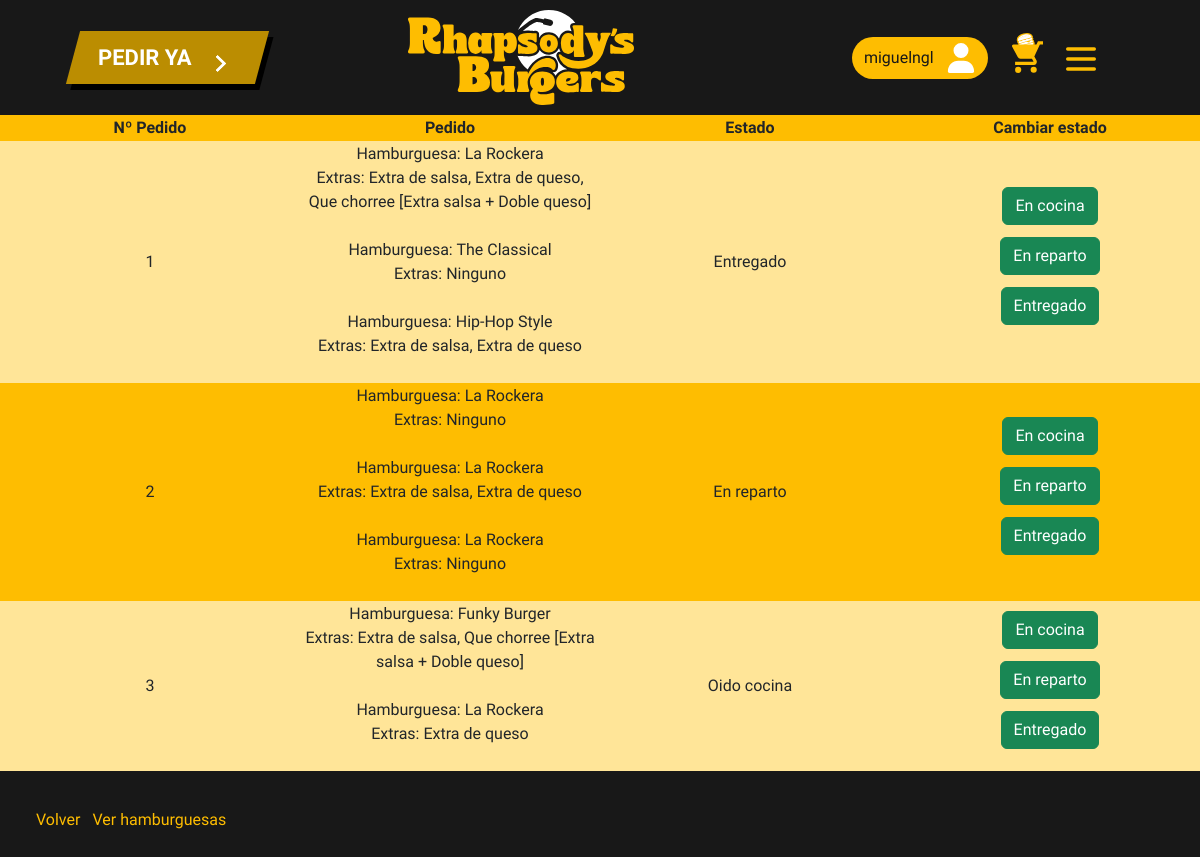
Before: /cocina.php (signed in) with the older database file.
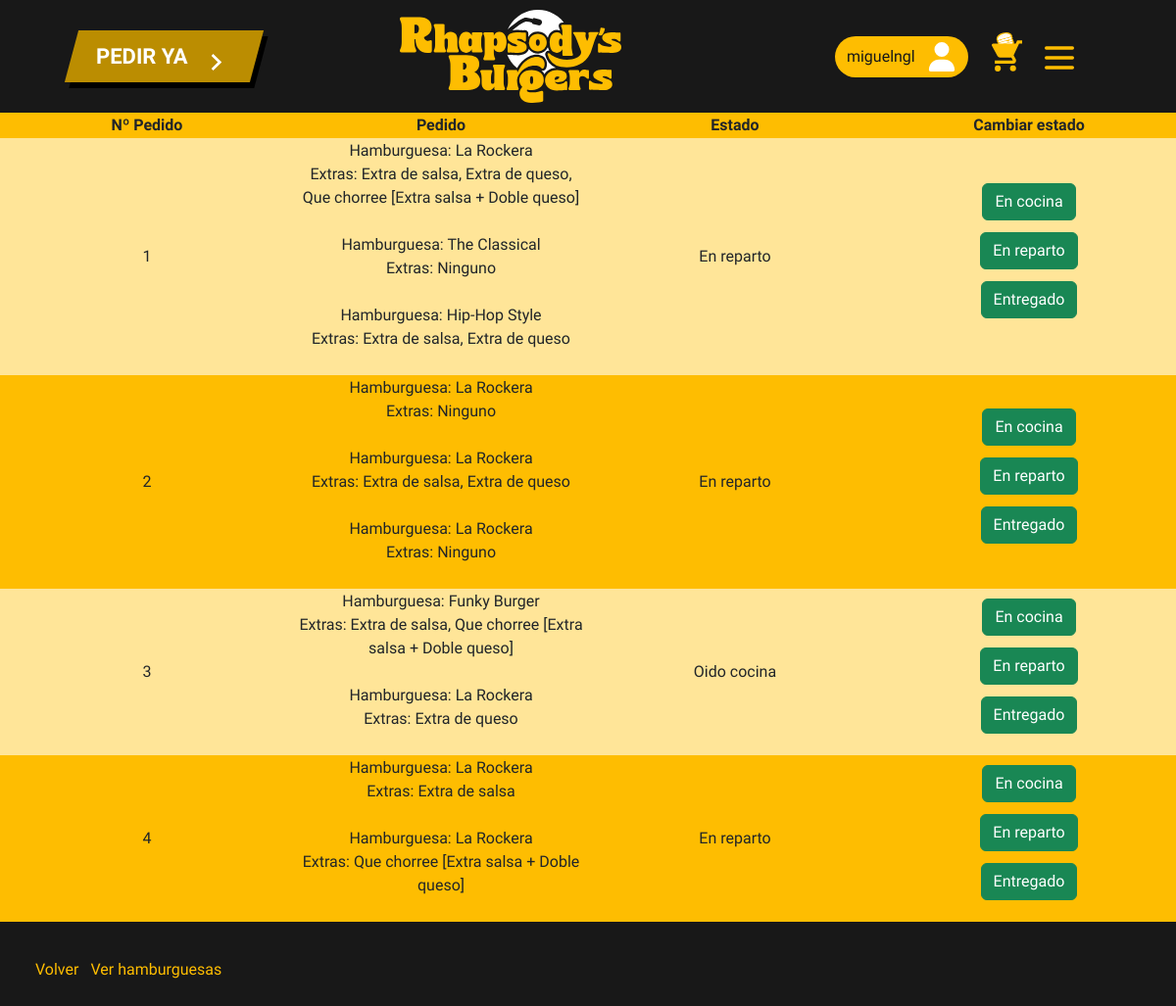
After: the same page with the newer database file.
### tables this page shows
CREATE TABLE `pedidos` (
  `ID_Pedido` int(11) NOT NULL,
  `ID_Usuario` int(11) NOT NULL,
  `Nombre_Cliente` varchar(255) NOT NULL,
  `Pedido` varchar(512) NOT NULL,
  `Direccion` varchar(255) NOT NULL,
  `Estado` int(11) NOT NULL DEFAULT 0,
  `ID_Repartidor` int(11) DEFAULT NULL
);

### cocina.php (the view, shortened to what this page needs)
<!DOCTYPE html>
<html lang="en">
<head>
    <link rel="stylesheet" href="css/normalize.css">
    <link href="https://cdn.jsdelivr.net/npm/bootstrap@5.3.2/dist/css/bootstrap.min.css" rel="stylesheet">
    <link rel="stylesheet" href="css/gestiones.css">
    <link rel="stylesheet" href="css/header.css">
    <link rel="stylesheet" href="css/footer.css">
</head>
<body>
<?php
include './php/conexion.php';
include './php/header.php';
if(isset($_SESSION["Usu"])){
    $idUsu = $_SESSION["Usu"];
    $consulta1 = "SELECT * FROM `Usuario` WHERE `Apodo` =  ?";
    $stmt = $conexion->prepare($consulta1);
    $stmt->bind_param("s", $idUsu);
    $stmt->execute();
    $result = $stmt->get_result();
    if($result->num_rows > 0){
        $array = $result->fetch_assoc();
        if($array["Tipo_usuario"] == 1 || $array["Tipo_usuario"] == 2){
            $consulta2 = "SELECT * FROM `Pedidos`";
            $stmt2 = $conexion->prepare($consulta2);
            $stmt2->execute();
            $result2 = $stmt2->get_result();
            if($result2->num_rows > 0){
                echo "<table>";
                echo "<tr><th>Nº Pedido</th><th>Pedido</th><th>Estado</th><th>Cambiar estado</th></tr>";
                foreach ($result2 as $pedido) {
                    echo "<tr>";
                    echo "<td>" . $pedido['ID_Pedido'] . "</td>";
                    echo "<td>";
                        $burgers = explode("}, ", $pedido['Pedido']);
                        if (end($burgers) !== "") {
                            $burgers[count($burgers) - 1] .= "}";
                        }
                        foreach ($burgers as $burger) {
                            $parts = explode(" - {EXTRAS: ", $burger);
                            if (count($parts) == 2) {
                                $name = $parts[0];
                                $extras = rtrim($parts[1], '}');
                            } else {
                                $name = $burger;
                                $extras = '';
                            }
                            echo "Hamburguesa: " . $name . "<br>";
                            if (!empty($extras)) {
                                echo "Extras: " . $extras . "<br><br>";
                            } else {
                                echo "Extras: Ninguno<br><br>";
                            }
                        }
                    echo "</td>";
                    if($pedido['Estado'] == 0){
                        echo "<td>Oido cocina</td>";
                    }elseif($pedido['Estado'] == 1){
                        echo "<td>En reparto</td>";
                    }else{
                        echo "<td>Entregado</td>";
                    };
                    echo "<td class='estado'>
                    <form action='php/cambiarPedido.php' method='post' enctype='multipart/form-data'>
                        <input type='number' id='id' name='id' class='d-none' value='".$pedido['ID_Pedido']."'>
                        <input type='hidden' name='estado' value='0'>
                        <input type='submit' id='enviar_admin' class='btn btn-success' value='En cocina'>
                    </form>
                    <form action='php/cambiarPedido.php' method='post' enctype='multipart/form-data'>
                        <input type='number' id='id' name='id' class='d-none' value='".$pedido['ID_Pedido']."'>
                        <input type='hidden' name='estado' value='1'>
                        <input type='submit' id='enviar_cocinero' class='btn btn-success' value='En reparto'>
                    </form>
                    <form action='php/cambiarPedido.php' method='post' enctype='multipart/form-data'>
                        <input type='number' id='id' name='id' class='d-none' value='".$pedido['ID_Pedido']."'>
                        <input type='hidden' name='estado' value='2'>
                        <input type='submit' id='enviar_cocinero' class='btn btn-success' value='Entregado'>
                    </form>
                    </td>";
                    echo "</tr>";
                }
                echo "</table>";
                echo '<nav class="submenu"><a href="miperfil.php">Volver</a>';
                echo '<a href="gestionarBurgers.php">Ver hamburguesas</a></nav>';
            }
        }else{
            echo("<h4>ERROR 404 NOT FOUND</h4>");
        }
    }else{
        echo("<h4>ERROR 404 NOT FOUND</h4>");
    }
    }else{
        echo("<h4>ERROR 404 NOT FOUND</h4>");
    }
?>
</body>
</html>

### php/header.php (shortened to what this page needs)
<header>
        <div class="pedir-ya">
            <a class="cta" href="carta.php">
              <span>PEDIR YA</span>
              <span>
              </span>
            </a>
        </div>
        <div id="titulo">
            <a href="index.php">
                <img src="img/Logo Rhapsody Secundario.svg" alt="">
            </a>
        </div>
        <div class="menus">
            <?php
                 if(isset($_SESSION['Usu'])){
                    echo '
                    <div id="buttons-header-case">
                        <button id="userButton">
                            <a href="miperfil.php" id="">
                            '. $_SESSION['Usu'] .'
                                <svg xmlns="http://www.w3.org/2000/svg" viewBox="0 0 448 512" fill="#FFFFFF" width="30px" height="30px">
                                    <path d="M224 256A128 128 0 1 0 224 0a128 128 0 1 0 0 256zm-45.7 48C79.8 304 0 383.8 0 482.3C0 498.7 13.3 512 29.7 512H418.3c16.4 0 29.7-13.3 29.7-29.7C448 383.8 368.2 304 269.7 304H178.3z"/>
                                </svg>
                            </a>
                        </button>
                        <img src="img/cart_burger.svg" alt="" id="icon-cart">
                        <button class="header-boton" id="header-boton-abrir">
                            <svg width="40px" height="40px" viewBox="0 0 24 24" xmlns="http://www.w3.org/2000/svg">
                                <path d="M4 18L20 18" stroke="#FEBD01" stroke-width="2" stroke-linecap="round" fill="red"/>
                                <path d="M4 12L20 12" stroke="#FEBD01" stroke-width="2" stroke-linecap="round" fill="red"/>
                                <path d="M4 6L20 6" stroke="#FEBD01" stroke-width="2" stroke-linecap="round" fill="red"/>
                            </svg>
                        </button>
                    </div>
                    ';
                }
            ?>
        </div>
    </header>

### css/gestiones.css (style rules this page uses)
:root { --principal: #181818; --secundario:#FEBD01; --tercer: #fff8ec; --cuarto:#bb8d01; --quinto: #BF9D73; --letra2: #000000; --letra3: #d8dddb; --kanit: 'Kanit', sans-serif; --karla: 'Karla', sans-serif; --oswald: 'Oswald', sans-serif; }
table { text-align: center; width: 100vw; }
tr th { font-family: var(--oswald); }
tr th:first-child { text-align: center; }
tr td:first-child { text-align: center; }
tr:nth-child(odd) { background-color: var(--secundario); }
tr:nth-child(even) { background-color: #ffe598; }
button:nth-child(odd) { margin-right: 20px; }
tr { width: 100vw; overflow: hidden; }
td { width: 20vw; font-family: var(--kanit); }
table { margin-right: 10px; }
.estado form { margin-bottom: 12px; }
body { background-color: var(--principal); }
.submenu { padding: 12px; }
.submenu a { color: var(--secundario); font-family: var(--kanit); text-decoration: none; margin-right: 12px; }

### css/header.css (style rules this page uses)
:root { --principal: #181818; --secundario:#FEBD01; --tercer: #fff8ec; --cuarto:#bb8d01; --quinto: #BF9D73; --letra2: #000000; --letra3: #d8dddb; --kanit: 'Kanit', sans-serif; --karla: 'Karla', sans-serif; --oswald: 'Oswald', sans-serif; }
body { overflow-x: hidden; }
header { height: 115px; background-color: var(--principal); display: flex; align-items: center; justify-content: space-around; position: relative; }
#titulo a img { height: 50px; margin-right: 0px; }
.header-boton { border: 0px; background-color: transparent; height: 40px; }
#buttons-header-case { display: flex; flex-direction: row; align-items: center; align-content: center; justify-content: space-evenly; }
#userButton { background-color: var(--secundario); border: 0; border-radius: 25px; padding: 6px 12px; margin-right: 12px; }
#userButton a { display: flex; flex-direction: row; align-items: center; color: var(--principal); text-decoration: none; font-family: var(--kanit); }
#userButton svg { margin-left: 12px; }
nav { margin: 24px; }
#icon-cart { height: 40px; margin-right: 12px; margin-left: 12px; margin-bottom: 10px; cursor: pointer; }
.pedir-ya { display: none; }
.cta { display: flex; padding: 10px 25px; text-decoration: none; font-family: var(--oswald); font-size: 22px; font-weight: 700; color: white; background: #bb8d01; transition: 1s; box-shadow: 6px 6px 0 black; transform: skewX(-15deg); align-items: flex-end; }
.cta span:nth-child(2) { transition: 0.5s; margin-right: 0px; }
.cta span { transform: skewX(15deg) }
.cta span:nth-child(2) { width: 20px; margin-left: 25px; position: relative; top: 12%; }
@media only screen and (min-width: 960px) { #titulo a img { height: 95px; margin-right: 72px; } }
@media only screen and (min-width: 960px) { .pedir-ya { display: flex; justify-content: center; } }

### css/footer.css (style rules this page uses)
:root { --principal: #181818; --secundario:#FEBD01; --tercer: #fff8ec; --cuarto:#bb8d01; --quinto: #BF9D73; --letra2: #000000; --letra3: #d8dddb; --kanit: 'Kanit', sans-serif; --karla: 'Karla', sans-serif; --oswald: 'Oswald', sans-serif; }

Changed rows visible on the page:
changed pedidos id 1: Estado "Entregado" → "En reparto"
added pedidos: ID_Pedido "4", name "La Rockera", extras "Extra de salsa", extras "Que chorree [Extra salsa + Doble queso]", Estado "En reparto"
